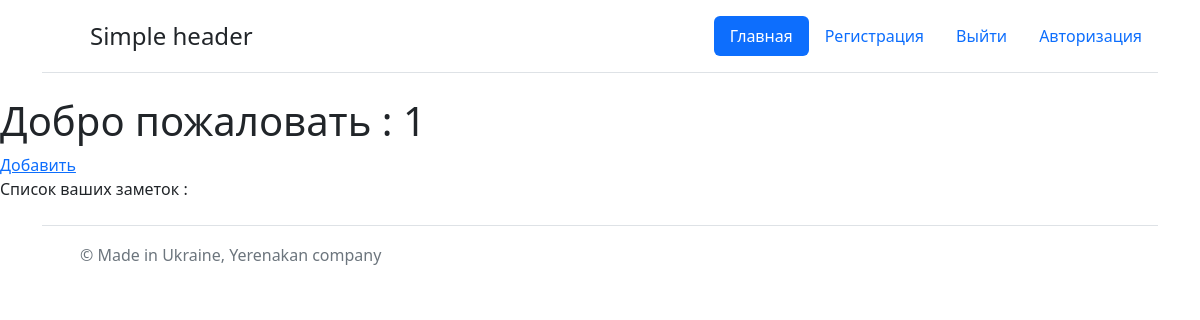
Page / (signed in) on the earlier database version.
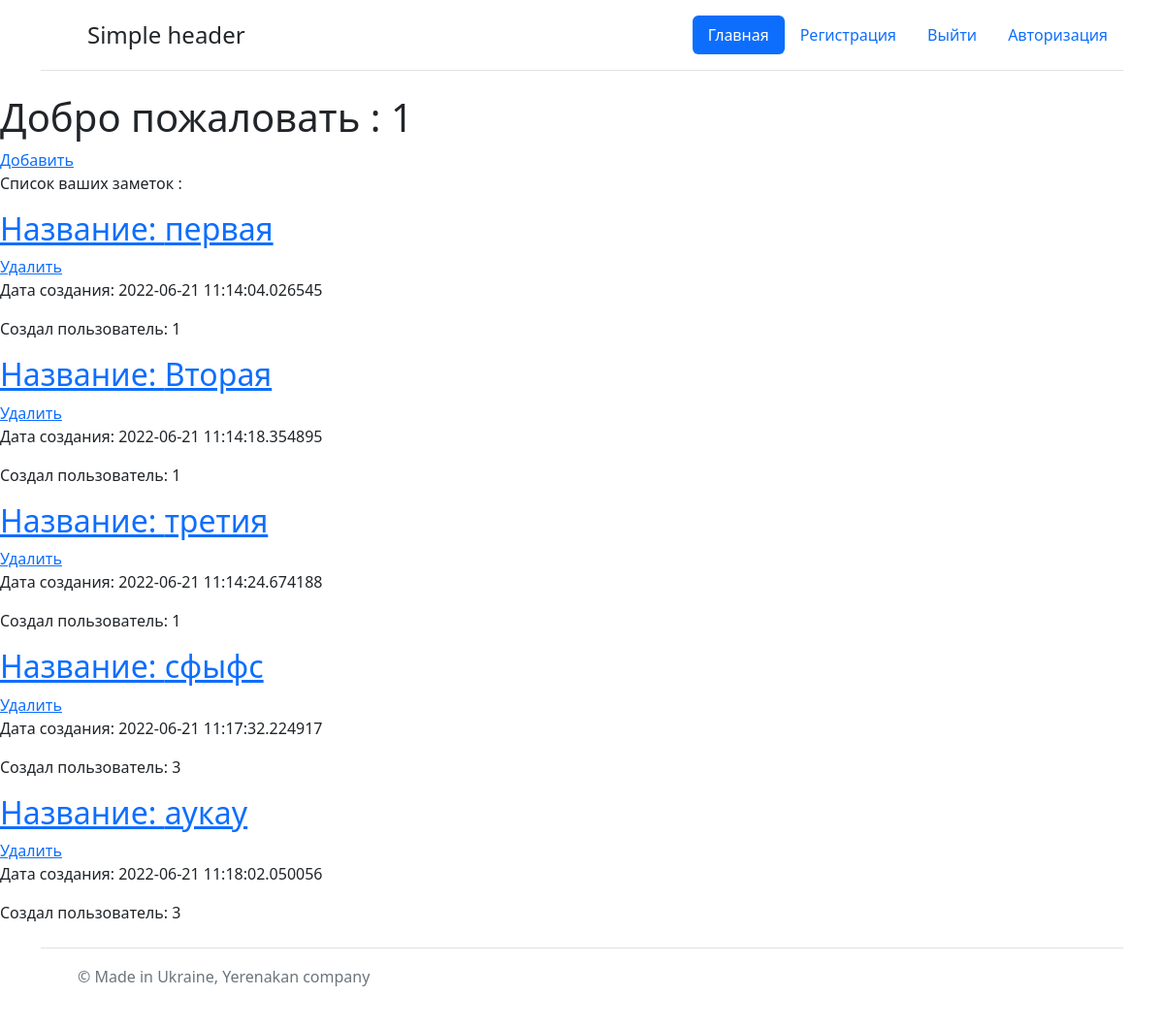
Same page on the later database version.
### packages/modells.py (models this page shows, shortened)
class User(db.Model, UserMixin):
    id = db.Column(db.Integer, primary_key=True)
    login = db.Column(db.String(120), nullable=False, unique=True)
    password = db.Column(db.String, nullable=False)
    user_name = db.Column(db.String(20), nullable=False)
    tel = db.Column(db.String)
    super_vip = db.Column(db.Boolean,default=False)

class Date_b(db.Model):
    id = db.Column(db.Integer, primary_key=True)
    title = db.Column(db.String(300), nullable=False)
    text = db.Column(db.Text, nullable=False)
    time = db.Column(db.DateTime, default=datetime.utcnow)
    name_user = db.Column(db.String)

### packages/routes.py (the view)
@app.route("/", methods=["POST", "GET"])
@login_required
def index():
    id = request.cookies.get('id')
    base = Date_b.query.all()
    user = User.query.filter(User.login == id).first()
    return render_template("index.html", base=base, user=user)

### packages/routes.py (called while the page is built)
@manager.user_loader
def load_user(user_id):
    return User.query.get(user_id)

### packages/templates/index.html (shortened to what this page needs)
{% extends "base.html" %}
{% block body %}
<h1 class="greeting">Добро пожаловать : {{user.user_name }}</h1>
<a href="/form" class="hider">Добавить</a>
<p class="title">Список ваших заметок :</p>
{% for i in base %}
    <a href="/open/{{i.id}}"><h2>Название: {{i.title}}</h2></a>
    {% if user.id ==True %}
    <a href="/delete/{{i.id}}" class="delete">Удалить</a>
    {% endif %}
    <p>Дата создания: {{i.time}}</p>
    <p>Создал пользователь: {{i.name_user}}</p>
{% endfor %}
{% endblock %}

### packages/templates/base.html (shortened to what this page needs)
<!DOCTYPE html>
<html lang="en">
<head>
    <link rel="stylesheet" href="https://cdn.jsdelivr.net/npm/bootstrap@5.2.0-beta1/dist/css/bootstrap.min.css">
<body>
    <div class="container">
        <header class="d-flex flex-wrap justify-content-center py-3 mb-4 border-bottom">
          <a href="/" class="d-flex align-items-center mb-3 mb-md-0 me-md-auto text-dark text-decoration-none">
            <svg class="bi me-2" width="40" height="32"><use xlink:href="#bootstrap"></use></svg>
            <span class="fs-4">Simple header</span>
          </a>
          <ul class="nav nav-pills">
            <li class="nav-item"><a href="/" class="nav-link active" aria-current="page">Главная</a></li>
            <li class="nav-item"><a href="/registr" class="nav-link">Регистрация</a></li>
            <li class="nav-item"><a href="/logaut" class="nav-link">Выйти</a></li>
            <li class="nav-item"><a href="/login" class="nav-link">Авторизация</a></li>
          </ul>
        </header>
      </div>
{% block body %}{% endblock %}
<div class="container">
    <footer class="d-flex flex-wrap justify-content-between align-items-center py-3 my-4 border-top">
      <div class="col-md-4 d-flex align-items-center">
        <a href="/" class="mb-3 me-2 mb-md-0 text-muted text-decoration-none lh-1">
          <svg class="bi" width="30" height="24"><use xlink:href="#bootstrap"></use></svg>
        </a>
        <span class="mb-3 mb-md-0 text-muted">© Made in Ukraine, Yerenakan company</span>
      </div>
      <ul class="nav col-md-4 justify-content-end list-unstyled d-flex">
        <li class="ms-3"><a class="text-muted" href="#"><svg class="bi" width="24" height="24"><use xlink:href="#twitter"></use></svg></a></li>
        <li class="ms-3"><a class="text-muted" href="#"><svg class="bi" width="24" height="24"><use xlink:href="#instagram"></use></svg></a></li>
        <li class="ms-3"><a class="text-muted" href="#"><svg class="bi" width="24" height="24"><use xlink:href="#facebook"></use></svg></a></li>
      </ul>
    </footer>
  </div>
</body>
</html>

Differences in the rows shown:
added Date_b: title "первая", time "2022-06-21 11:14:04.026545", name_user "1"
added Date_b: title "Вторая", time "2022-06-21 11:14:18.354895", name_user "1"
added Date_b: title "третия", time "2022-06-21 11:14:24.674188", name_user "1"
added Date_b: title "сфыфс", time "2022-06-21 11:17:32.224917", name_user "3"
added Date_b: title "аукау", time "2022-06-21 11:18:02.050056", name_user "3"
